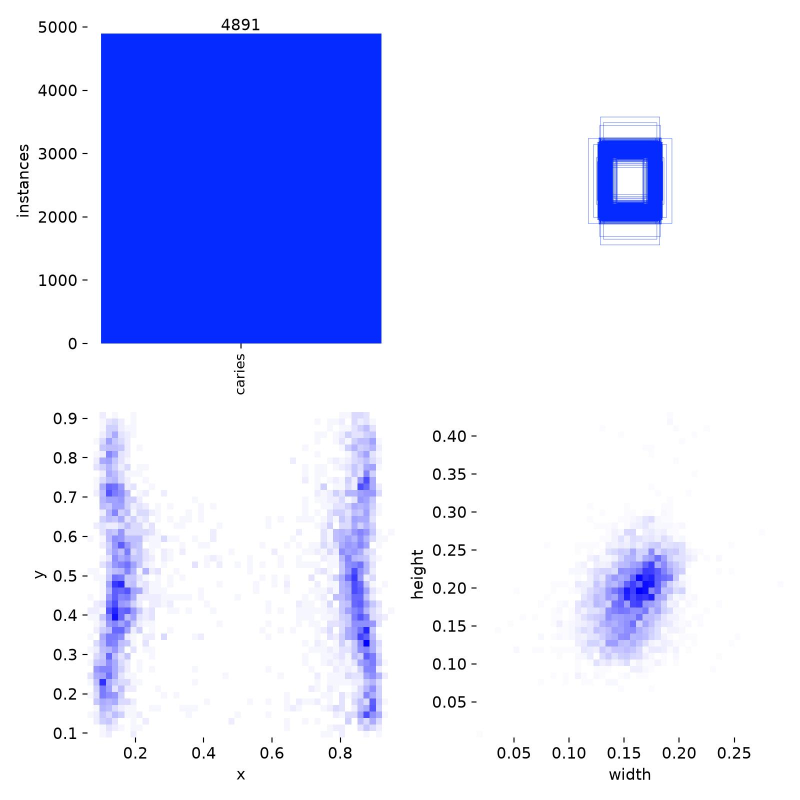
#> input picture models/yolo_caries/results/Junwei/ai_feasibility/feasibility_ai/train/labels.jpg, 1600 x 1600 px (shown at 1/2 size); its folder holds 2 pictures in this run
$ python dedupe_phash.py
#> lines starting #> are read from the running program, lines starting #| are printed output that depends on the picture; after the words box and inside, x2 and y2 are one past the last pixel; in counts of white or black regions, pixels touching at a corner belong together
#> in hash_path, im is the input picture: PIL image 1600x1600 RGB; mean R, G, B 213.2, 218.5, 252.7
"""Step 1: find benchmark photos that are copies of a photo any team model trained on.

    .venv-train/Scripts/python.exe Deep-Learning-WIU/benchmark/dedupe_phash.py

Perceptual hash (64-bit DCT pHash) of each photo and of its mirror image, after trimming the grey (114) letterbox
our resize+pad step adds. Compared against every team training folder on this laptop. Hashes are cached in
data/processed/benchmark/phash/*.npz, so a rerun only hashes new folders.

Writes data/processed/benchmark/phash_matches.csv: set, key, min_dist_to_train, closest_train, min_dist_within_set.
Checked by eye on 2026-11-17: distance <= 6 were copies, 8-12 were different photos. build_manifest.py drops <= 8.
This misses crops and rotations; dedupe_sift.py is the second pass for the web photos.
"""
import glob
import io
import json
import os
import sys
import zipfile
from multiprocessing import Pool
from pathlib import Path

import cv2
import numpy as np
import pandas as pd
from PIL import Image

sys.path.insert(0, str(Path(__file__).resolve().parent))
from common import OUT, RAW, WORKSPACE  # noqa: E402

CACHE = OUT / "phash"
EXTS = (".jpg", ".jpeg", ".png")
REFS = {   # every training folder on this laptop (union of Brandon's, Aiden's and Daniel's training data)
    "ref_pool_v12": WORKSPACE / "datasets/oral_datasetv1.2/pool/images",
    "ref_oral_new": WORKSPACE / "datasets/oral_dataset_new/oral_dataset/images",
    "ref_kaggle_folders": WORKSPACE / "datasets/oral dataset",
    "ref_rf_v1i": WORKSPACE / "datasets/oral-diseases.v1i.yolov11",
}


def trim_pad(a):
    flat = np.abs(a.astype(np.int16) - 114).max(axis=2) <= 3
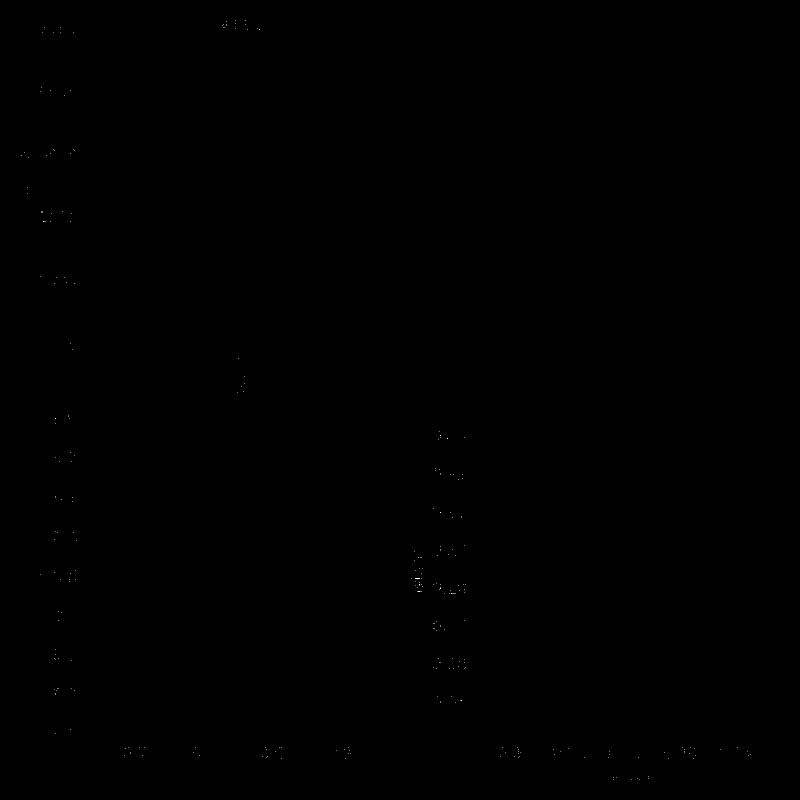
#> flat: shape (1600, 1600) bool (shown at 1/2 size); 0.01% white in thin lines or dots, all inside (x1, y1, x2, y2) = (43, 40, 1501, 1560)
    rows, cols = ~flat.all(1), ~flat.all(0)
    if rows.sum() < 16 or cols.sum() < 16:
        return a
    r0, r1 = np.argmax(rows), len(rows) - np.argmax(rows[::-1])
#> r0 = 0; r1 = 1600
    c0, c1 = np.argmax(cols), len(cols) - np.argmax(cols[::-1])
#> c0 = 0; c1 = 1600
    return a[r0:r1, c0:c1]


def phash(gray):
    d = cv2.dct(cv2.resize(gray, (32, 32), interpolation=cv2.INTER_AREA).astype(np.float32))[:8, :8].flatten()
    return np.packbits(d > np.median(d[1:])).view(">u8")[0]


def hash_img(im):
    im.draft("RGB", (256, 256))
    g = cv2.cvtColor(trim_pad(np.asarray(im.convert("RGB"))), cv2.COLOR_RGB2GRAY)
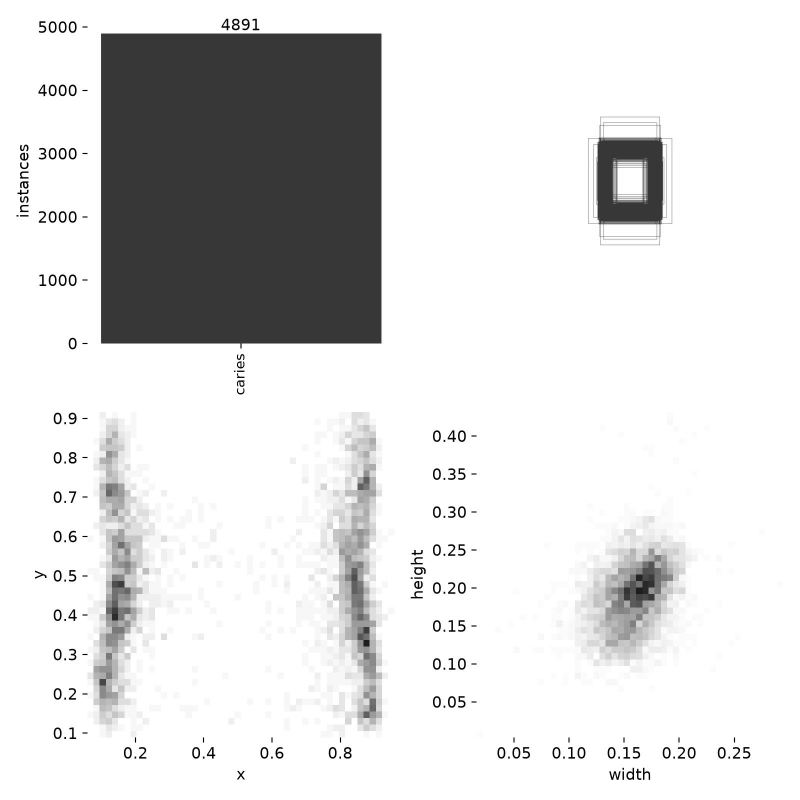
#> g: shape (1600, 1600) (shown at 1/2 size); min 0, max 255, mean 220.7
    return phash(g), phash(g[:, ::-1])
#> in phash, `d = cv2.dct(cv2.resize(gray, (32, 32), interpolation=cv2.INTER_AREA).a..`: d = 64 values, max 7063.9 at index 0, min -769.2 at index 8, mean 126.5


def hash_path(p):
    try:
        with Image.open(p) as im:
            return hash_img(im)
    except Exception:
        return None


def cached(name, make):
    f = CACHE / f"{name}.npz"
    if not f.exists():
        keys, h = make()
        np.savez(f, paths=np.array(keys, dtype=object), h=np.array(h, dtype=np.uint64))
        print(name, len(keys), "hashed", flush=True)
    z = np.load(f, allow_pickle=True)
    return list(z["paths"]), z["h"]


def hash_folder(paths):
    def make():
        with Pool(max(2, os.cpu_count() - 2)) as pool:
            res = pool.map(hash_path, paths, chunksize=64)
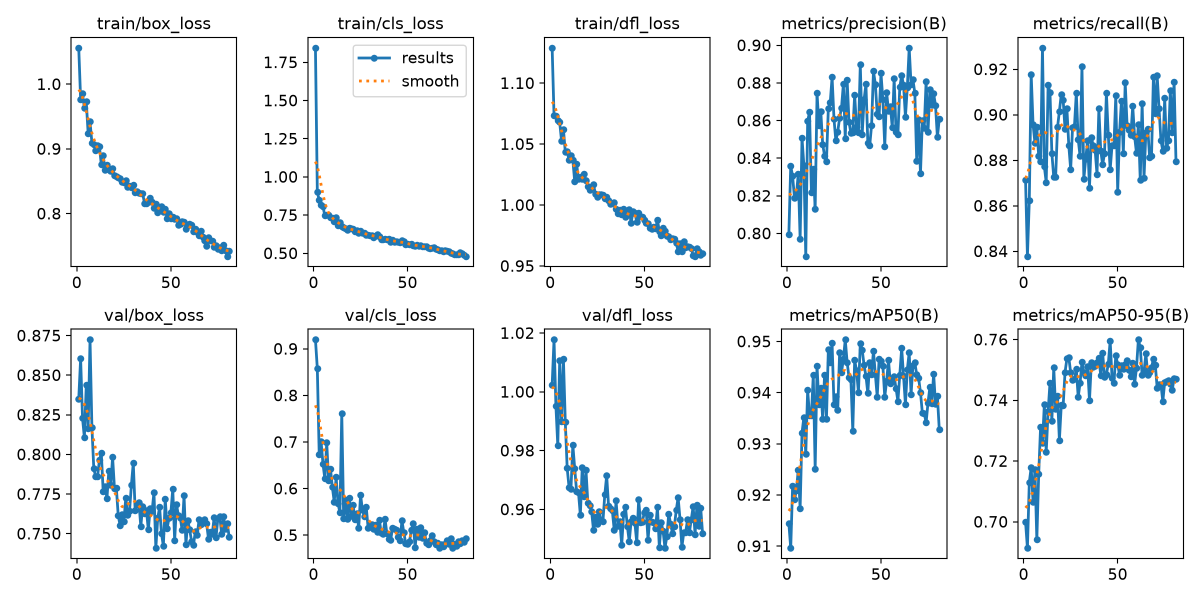
#> input picture models/yolo_caries/results/Junwei/ai_feasibility/feasibility_ai/train/results.png, 2400 x 1200 px (shown at 1/2 size)
#> in hash_path, im is the input picture: PIL image 2400x1200 RGBA; mean R, G, B, A 233.8, 238.8, 242.1, 255
#> in trim_pad (call 2), `flat = np.abs(a.astype(np.int16) - 114).max(axis=2) <= 3`:
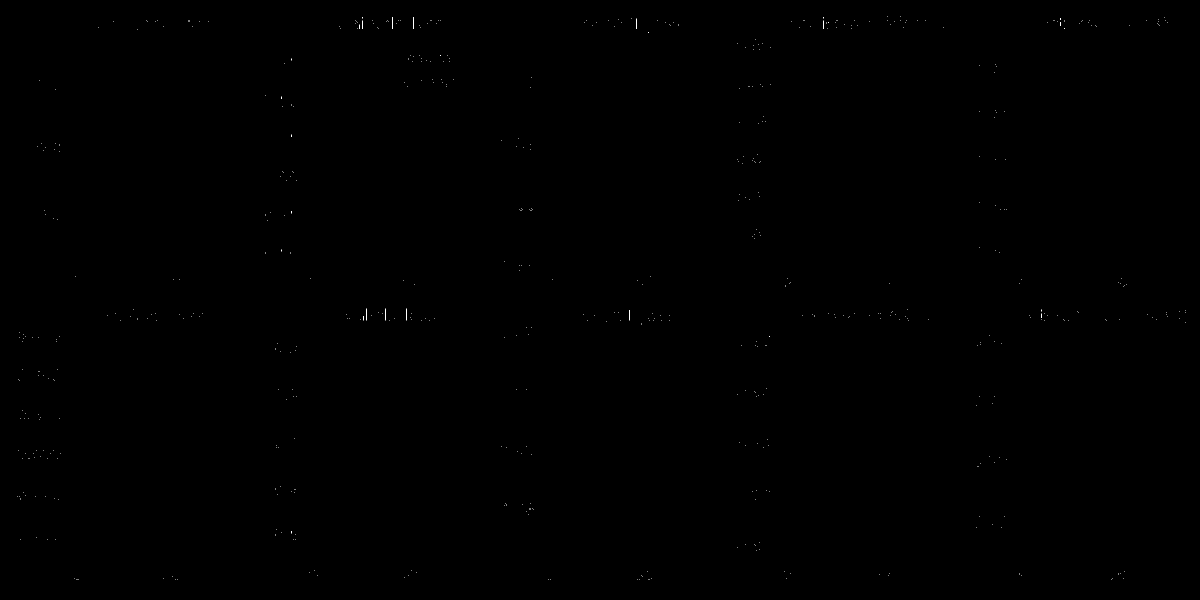
#> flat: shape (1200, 2400) bool (shown at 1/2 size); 0.03% white in thin lines or dots
#> in trim_pad (call 2), `r0, r1 = np.argmax(rows), len(rows) - np.argmax(rows[::-1])`: r1 = 1200
#> in trim_pad (call 2), `c0, c1 = np.argmax(cols), len(cols) - np.argmax(cols[::-1])`: c1 = 2400
#> in hash_img (call 2), `g = cv2.cvtColor(trim_pad(np.asarray(im.convert("RGB"))), cv2.COLOR_RG..`:
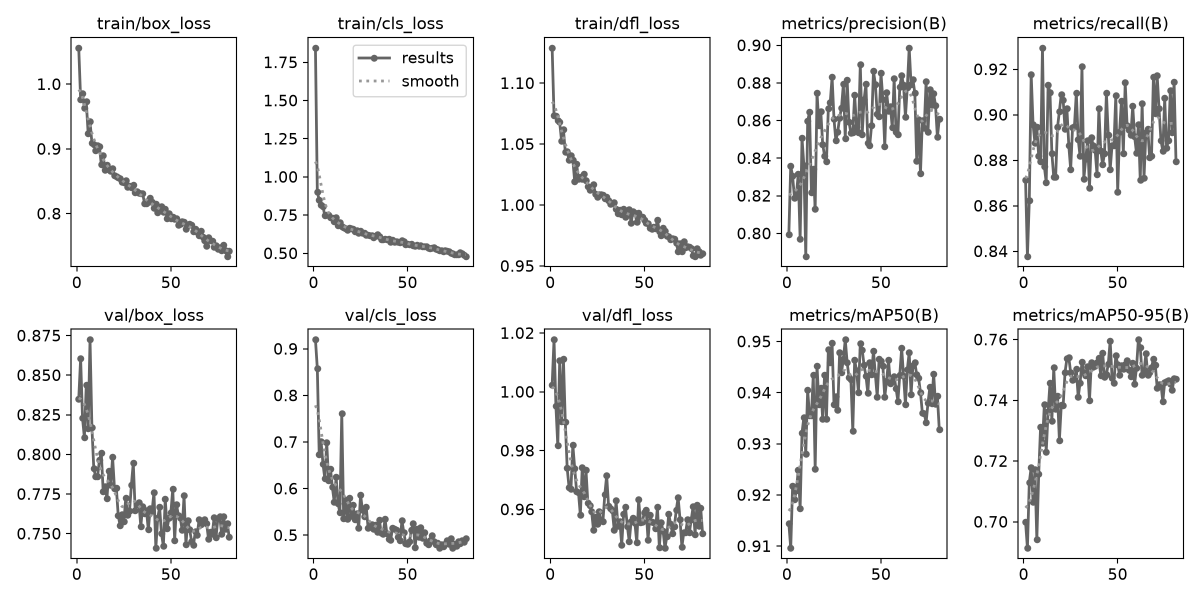
#> g: shape (1200, 2400) (shown at 1/2 size); min 0, max 255, mean 237.7
#> in phash (call 4), `d = cv2.dct(cv2.resize(gray, (32, 32), interpolation=cv2.INTER_AREA).a..`: d = 64 values, max 7604.3 at index 0, min -138.2 at index 9, mean 122.1
#> in phash (call 4), `d = cv2.dct(cv2.resize(gray, (32, 32), interpolation=cv2.INTER_AREA).a..`:
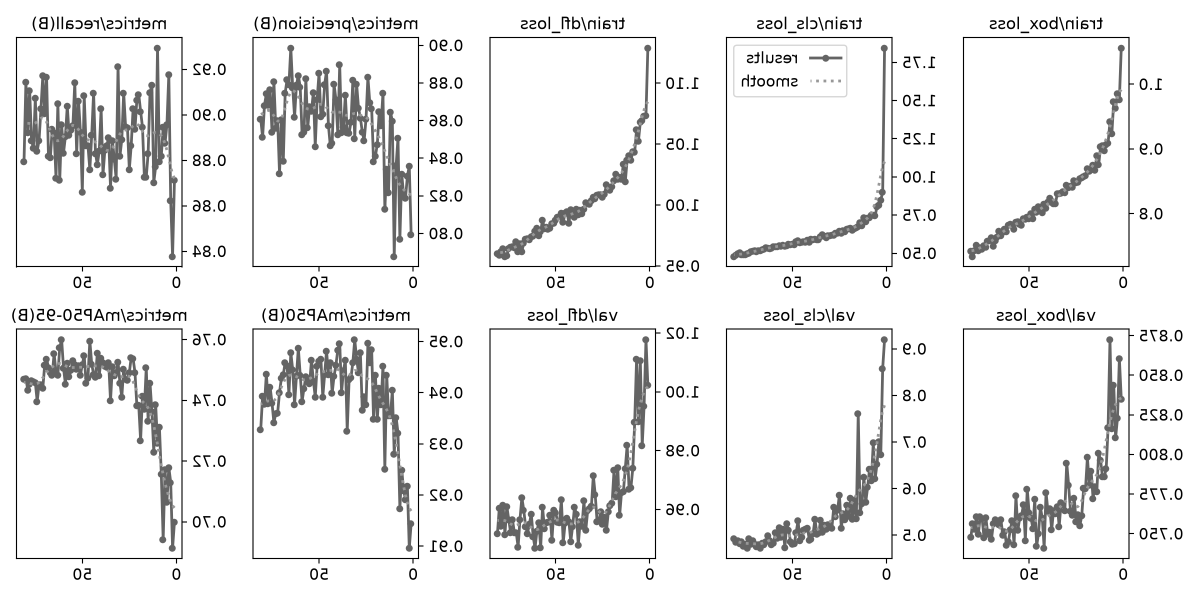
#> gray: shape (1200, 2400) (shown at 1/2 size); min 0, max 255, mean 237.7
        keep = [(str(p), r) for p, r in zip(paths, res) if r is not None]
        return [k for k, _ in keep], [r for _, r in keep]
    return make


def files(d):
    return sorted(str(p) for p in Path(d).rglob("*") if p.suffix.lower() in EXTS)


def metadent_labelled():
    import polars as pl
    lab = set(json.loads(zipfile.ZipFile(RAW / "external/MetaDent/labels/metadent_labels.zip")
                         .read("metadent/bench/classification.json")))
    keys, hs = [], []
    for pq in sorted(glob.glob(str(RAW / "external/MetaDent/data/*.parquet"))):
        df = pl.read_parquet(pq, columns=["filename", "image"])
        df = df.filter(pl.col("filename").str.replace(".jpg", "", literal=True).is_in(list(lab)))
        for fn, img in zip(df["filename"].to_list(), df["image"].to_list()):
            keys.append(fn)
            hs.append(hash_img(Image.open(io.BytesIO(img["bytes"]))))
    return keys, hs


def main():
    CACHE.mkdir(parents=True, exist_ok=True)
    refs = {k: cached(k, hash_folder(files(d))) for k, d in REFS.items()}
    A = RAW / "alpha-dent/AlphaDent/images"
    om = RAW / "external/SMART-OM/SMART-OM/01. Normal/01. Unannotated"
    cands = {
        "alphadent": cached("cand_alphadent", hash_folder(files(A / "train") + files(A / "valid"))),
        "autooral": cached("cand_autooral", hash_folder(files(RAW / "external/Autooral_dataset"))),
        "metadent": cached("cand_metadent", metadent_labelled),
        "smartom": cached("cand_smartom", hash_folder(files(om))),
    }
#| cand_alphadent 2 hashed
    names = [f"{k}|{p}" for k, (ps, _) in refs.items() for p in ps]
    rh = np.concatenate([h for _, h in refs.values()])
    rows = []
    for cname, (ps, h) in cands.items():
        for i in range(len(ps)):
            d = np.minimum(np.bitwise_count(rh[:, 0] ^ h[i, 0]), np.bitwise_count(rh[:, 1] ^ h[i, 0]))
            j = int(d.argmin())
            w = np.minimum(np.bitwise_count(h[:, 0] ^ h[i, 0]), np.bitwise_count(h[:, 1] ^ h[i, 0]))
            w[i] = 99
            rows.append((cname, ps[i], int(d[j]), names[j], int(w.min())))
    df = pd.DataFrame(rows, columns=["set", "key", "min_dist_to_train", "closest_train", "min_dist_within_set"])
    df = df[~((df.set == "autooral") & df.key.str.contains("mask_"))]
    df.to_csv(OUT / "phash_matches.csv", index=False)
    for s, g in df.groupby("set"):
        print(f"{s}: {len(g)} photos, copies (<= 8): {(g.min_dist_to_train <= 8).sum()}")


if __name__ == "__main__":
#> (the run stopped early here; a loop or call above may not have finished)
